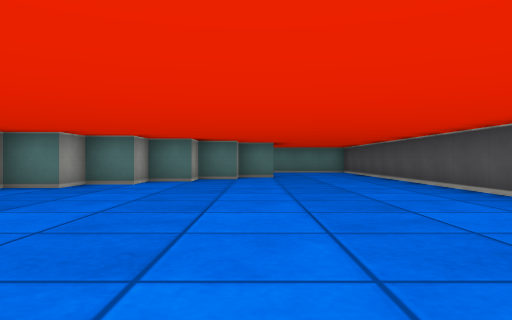
view 1 (above)

19 first-person views from a walk through a cub3D level. The camera is about half as high as the walls, looks level and sees 70° across. The floor is counted in squares. Each view is taken from the middle of a square. On the plan, view 1 faces up. The plan holds only what a view shows up to about 9 squares ahead; the rest is blank.

view 2
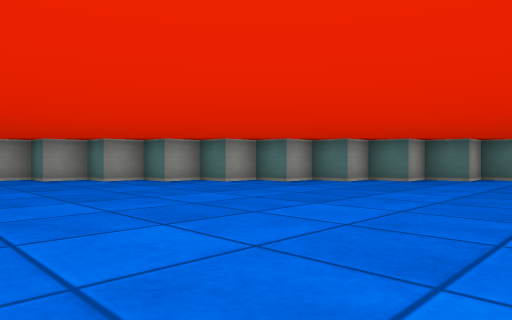

view 3
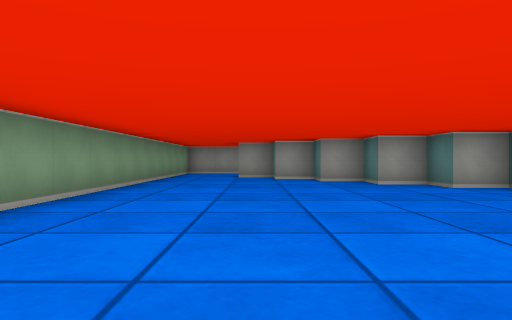

view 4
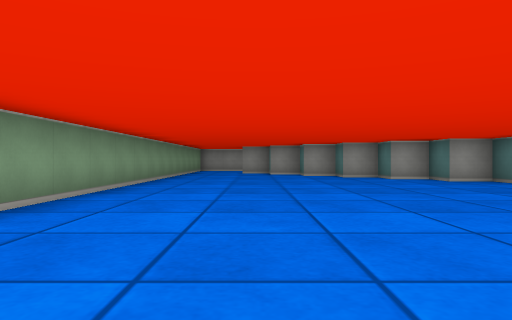

view 5
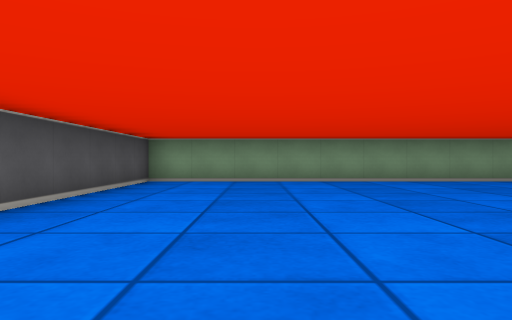

view 6
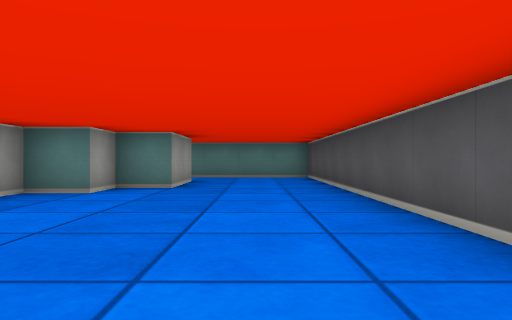

view 7
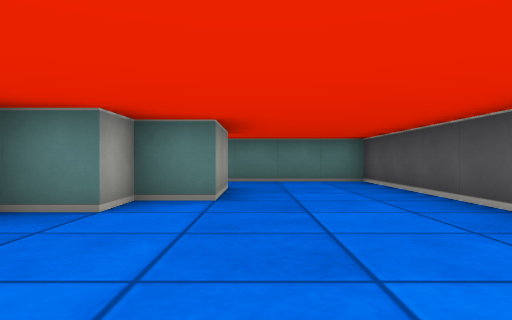

view 8
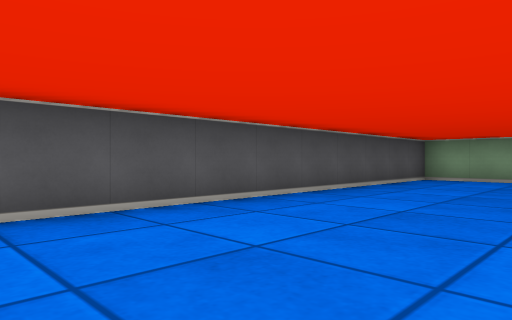

view 9
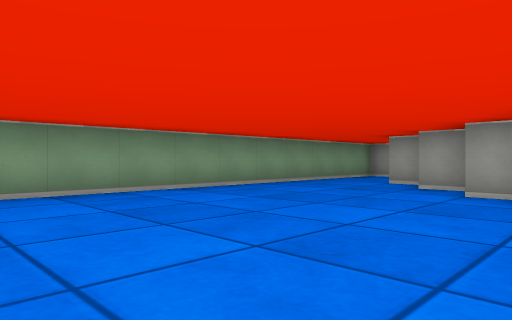

view 10
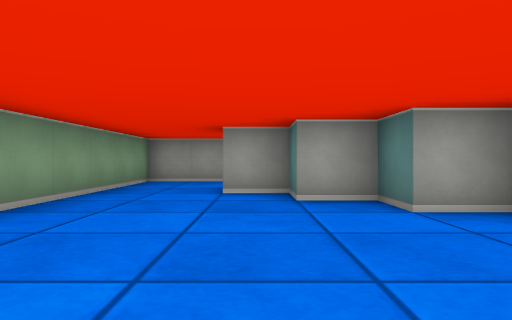

view 11
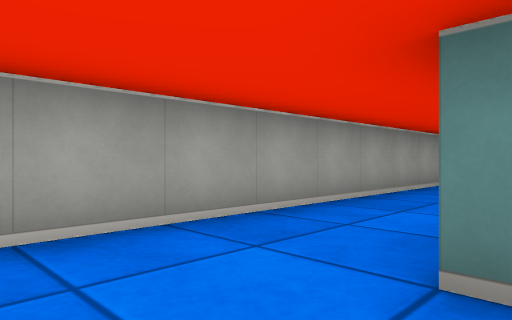

view 12
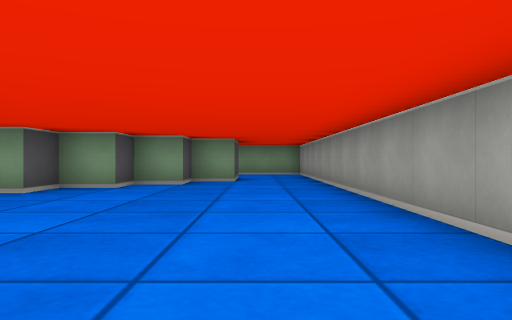

view 13
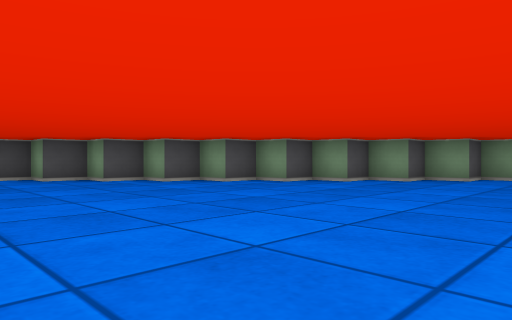

view 14
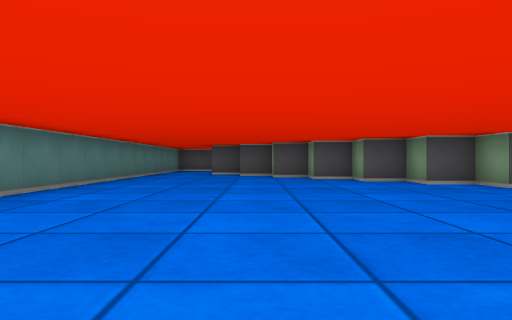

view 15
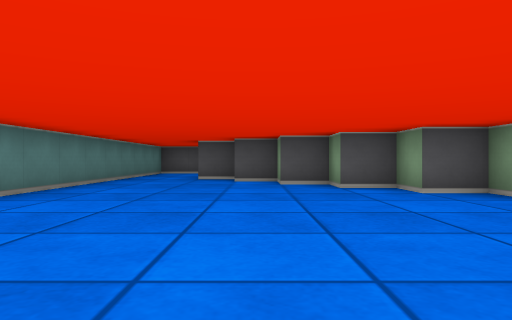

view 16
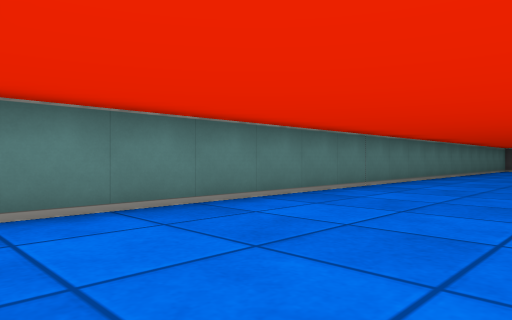

view 17
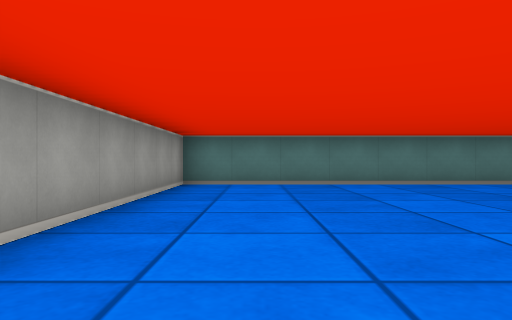

view 18
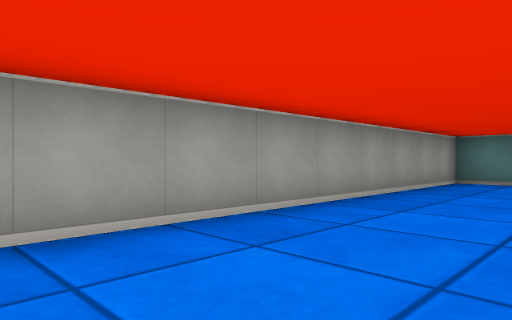

view 19
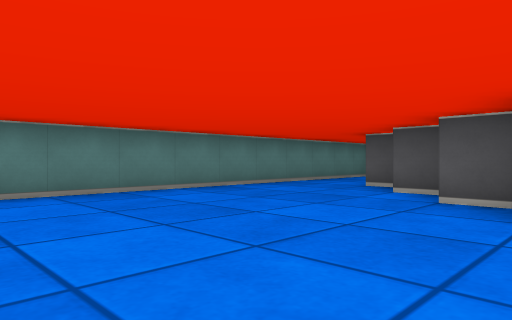

### Floor plan
Points are (right, up) in squares from view 1. A wall is a line through its corners. A room is listed if a view was taken in it or the views show most of it. See-through windows are left out.
Room 1 (views 1, 2, 3, 4, 5, 6, 7, 8, 9, 10)
walls: (-5.5, 5.2) (-5.5, 4.5) (-6.2, 4.5); (-6.5, 4.2) (-6.5, 3.5) (-7.5, 3.5) (-7.5, 2.5) (-8.5, 2.5) (-8.5, 1.5) (-9.5, 1.5) (-9.5, 0.5) (-10.5, 0.5) (-10.5, -0.5) (-11.5, -0.5) (-11.5, -1.5) (-12.5, -1.5) (-12.5, -2.5); (0.5, 12.5) (0.5, 10.5) (-0.5, 10.5) (-0.5, 9.5) (-1.5, 9.5) (-1.5, 8.5) (-2.5, 8.5) (-2.5, 7.5) (-3.5, 7.5) (-3.5, 6.5) (-4.5, 6.5) (-4.5, 5.5) (-5.2, 5.5); (-11.5, -4.5) (3.5, -4.5) (3.5, 14.5) (1.5, 14.5)
ways out: opening at (-12.5, -3.5) to room 2; opening at (0.5, 13.5) to room 2
Room 2 (views 11, 12, 13, 14, 15, 16, 17, 18, 19)
walls: (-7.5, 4.8) (-7.5, 5.5) (-6.8, 5.5); (-6.5, 5.8) (-6.5, 6.5) (-5.5, 6.5) (-5.5, 7.5) (-4.5, 7.5) (-4.5, 8.5) (-3.5, 8.5) (-3.5, 9.5) (-2.5, 9.5) (-2.5, 10.5) (-1.8, 10.5); (-8.5, 3.8) (-8.5, 4.5) (-7.8, 4.5); (-9.5, 2.8) (-9.5, 3.5) (-8.8, 3.5); (-1.5, 10.5) (-1.5, 11.5); (-13.6, -0.5) (-12.5, -0.5) (-12.5, 0.5) (-11.5, 0.5) (-11.5, 1.5) (-10.5, 1.5) (-10.5, 2.5) (-9.8, 2.5); (-0.5, 11.9) (-0.5, 12.5); (1.5, 14.5) (-15.5, 14.5) (-15.5, -4.5) (-11.5, -4.5)
ways out: opening at (-12.5, -3.5) to room 1; opening at (0.5, 13.5) to room 1

Positions as (right, up) in squares from view 1, and headings:
1: (0, 0), facing up
2: (0, -2), facing up-left
3: (-2, -2), facing left
4: (1, -2), facing left
5: (1, 4), facing down
6: (2, 4), facing up
7: (1, 6), facing up
8: (0, 5), facing down-right
9: (-5, 1), facing down-left
10: (-7, -2), facing left
11: (-13, -4), facing up-left
12: (-14, 8), facing down
13: (-14, 11), facing down-right
14: (-13, 11), facing right
15: (-10, 11), facing right
16: (-15, 11), facing up-right
17: (-14, 7), facing up
18: (-13, 6), facing up-left
19: (-7, 9), facing up-right
